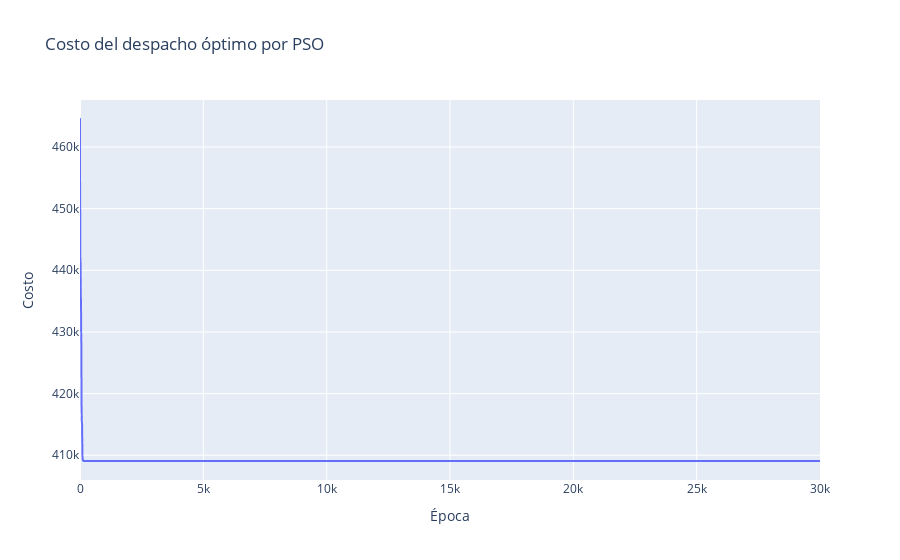

Notebook code for this chart:
### Code cell
print("Menor costo encontrado:", fit_global_costo)
print("Mejor partícula encontrada:", fit_global)
px.line(x=np.arange(epocas), y=fop, labels={'x': 'Época', 'y': 'Costo'}, title='Costo del despacho óptimo por PSO').show()

### Figure 1 — Plotly figure (JSON) as saved in the notebook; plotly's stock layout.template omitted (floating-point values rounded to 4 significant figures; data arrays with more than 128 entries replaced by an {"elided": "..."} marker saying what was removed)
{"data": [{"hovertemplate": "Época=%{x}<br>Costo=%{y}<extra></extra>", "legendgroup": "", "line": {"color": "#636efa", "dash": "solid"}, "marker": {"symbol": "circle"}, "mode": "lines", "name": "", "showlegend": false, "type": "scattergl", "x": {"elided": "30000 int values"}, "xaxis": "x", "y": {"elided": "30000 float values"}, "yaxis": "y"}], "layout": {"legend": {"tracegroupgap": 0}, "title": {"text": "Costo del despacho óptimo por PSO"}, "xaxis": {"anchor": "y", "domain": [0, 1], "title": {"text": "Época"}}, "yaxis": {"anchor": "x", "domain": [0, 1], "title": {"text": "Costo"}}}}
